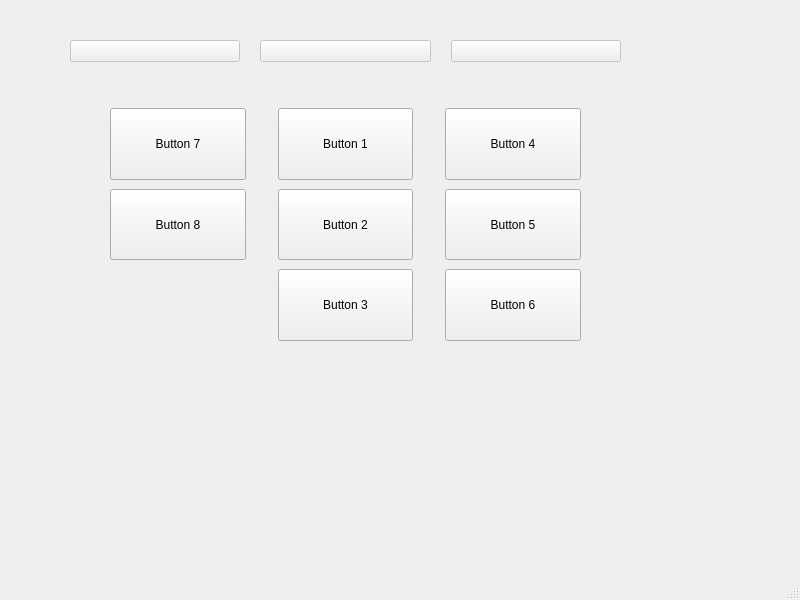
<?xml version="1.0" encoding="UTF-8"?>
<ui version="4.0">
 <class>WBSDDrinkWindow</class>
 <widget class="QMainWindow" name="WBSDDrinkWindow">
  <property name="geometry">
   <rect>
    <x>0</x>
    <y>0</y>
    <width>800</width>
    <height>600</height>
   </rect>
  </property>
  <property name="windowTitle">
   <string>Drink settings</string>
  </property>
  <widget class="QWidget" name="centralwidget">
   <widget class="QWidget" name="verticalLayoutWidget">
    <property name="geometry">
     <rect>
      <x>20</x>
      <y>20</y>
      <width>651</width>
      <height>361</height>
     </rect>
    </property>
    <layout class="QVBoxLayout" name="verticalLayout" stretch="1,0,4">
     <property name="leftMargin">
      <number>50</number>
     </property>
     <property name="topMargin">
      <number>20</number>
     </property>
     <property name="rightMargin">
      <number>50</number>
     </property>
     <property name="bottomMargin">
      <number>40</number>
     </property>
     <item>
      <layout class="QHBoxLayout" name="horizontalLayout">
       <property name="spacing">
        <number>20</number>
       </property>
       <item>
        <widget class="QPushButton" name="button9">
         <property name="enabled">
          <bool>false</bool>
         </property>
         <property name="text">
          <string/>
         </property>
        </widget>
       </item>
       <item>
        <widget class="QPushButton" name="button10">
         <property name="enabled">
          <bool>false</bool>
         </property>
         <property name="text">
          <string/>
         </property>
        </widget>
       </item>
       <item>
        <widget class="QPushButton" name="button11">
         <property name="enabled">
          <bool>false</bool>
         </property>
         <property name="text">
          <string/>
         </property>
        </widget>
       </item>
      </layout>
     </item>
     <item>
      <spacer name="verticalSpacer">
       <property name="orientation">
        <enum>Qt::Vertical</enum>
       </property>
       <property name="sizeHint" stdset="0">
        <size>
         <width>20</width>
         <height>40</height>
        </size>
       </property>
      </spacer>
     </item>
     <item>
      <layout class="QGridLayout" name="gridLayout_3" columnstretch="0,0,0,0,0">
       <property name="sizeConstraint">
        <enum>QLayout::SetDefaultConstraint</enum>
       </property>
       <property name="horizontalSpacing">
        <number>32</number>
       </property>
       <property name="verticalSpacing">
        <number>9</number>
       </property>
       <item row="1" column="0">
        <spacer name="horizontalSpacer">
         <property name="orientation">
          <enum>Qt::Horizontal</enum>
         </property>
         <property name="sizeType">
          <enum>QSizePolicy::Fixed</enum>
         </property>
         <property name="sizeHint" stdset="0">
          <size>
           <width>40</width>
           <height>20</height>
          </size>
         </property>
        </spacer>
       </item>
       <item row="2" column="2">
        <widget class="QPushButton" name="button3">
         <property name="sizePolicy">
          <sizepolicy hsizetype="Minimum" vsizetype="Expanding">
           <horstretch>0</horstretch>
           <verstretch>0</verstretch>
          </sizepolicy>
         </property>
         <property name="text">
          <string>Button 3</string>
         </property>
        </widget>
       </item>
       <item row="2" column="3">
        <widget class="QPushButton" name="button6">
         <property name="sizePolicy">
          <sizepolicy hsizetype="Minimum" vsizetype="Expanding">
           <horstretch>0</horstretch>
           <verstretch>0</verstretch>
          </sizepolicy>
         </property>
         <property name="text">
          <string>Button 6</string>
         </property>
        </widget>
       </item>
       <item row="1" column="2">
        <widget class="QPushButton" name="button2">
         <property name="sizePolicy">
          <sizepolicy hsizetype="Minimum" vsizetype="Minimum">
           <horstretch>0</horstretch>
           <verstretch>0</verstretch>
          </sizepolicy>
         </property>
         <property name="text">
          <string>Button 2</string>
         </property>
        </widget>
       </item>
       <item row="0" column="3">
        <widget class="QPushButton" name="button4">
         <property name="sizePolicy">
          <sizepolicy hsizetype="Minimum" vsizetype="Expanding">
           <horstretch>0</horstretch>
           <verstretch>0</verstretch>
          </sizepolicy>
         </property>
         <property name="text">
          <string>Button 4</string>
         </property>
        </widget>
       </item>
       <item row="0" column="2">
        <widget class="QPushButton" name="button1">
         <property name="sizePolicy">
          <sizepolicy hsizetype="Minimum" vsizetype="Minimum">
           <horstretch>0</horstretch>
           <verstretch>0</verstretch>
          </sizepolicy>
         </property>
         <property name="text">
          <string>Button 1</string>
         </property>
        </widget>
       </item>
       <item row="1" column="3">
        <widget class="QPushButton" name="button5">
         <property name="sizePolicy">
          <sizepolicy hsizetype="Minimum" vsizetype="Expanding">
           <horstretch>0</horstretch>
           <verstretch>0</verstretch>
          </sizepolicy>
         </property>
         <property name="text">
          <string>Button 5</string>
         </property>
        </widget>
       </item>
       <item row="0" column="1">
        <widget class="QPushButton" name="button7">
         <property name="sizePolicy">
          <sizepolicy hsizetype="Minimum" vsizetype="Minimum">
           <horstretch>0</horstretch>
           <verstretch>0</verstretch>
          </sizepolicy>
         </property>
         <property name="text">
          <string>Button 7</string>
         </property>
        </widget>
       </item>
       <item row="1" column="1">
        <widget class="QPushButton" name="button8">
         <property name="sizePolicy">
          <sizepolicy hsizetype="Minimum" vsizetype="Minimum">
           <horstretch>0</horstretch>
           <verstretch>0</verstretch>
          </sizepolicy>
         </property>
         <property name="text">
          <string>Button 8</string>
         </property>
        </widget>
       </item>
       <item row="1" column="4">
        <spacer name="horizontalSpacer_2">
         <property name="orientation">
          <enum>Qt::Horizontal</enum>
         </property>
         <property name="sizeType">
          <enum>QSizePolicy::Fixed</enum>
         </property>
         <property name="sizeHint" stdset="0">
          <size>
           <width>40</width>
           <height>20</height>
          </size>
         </property>
        </spacer>
       </item>
      </layout>
     </item>
    </layout>
   </widget>
  </widget>
  <widget class="QStatusBar" name="statusbar"/>
  <widget class="QMenuBar" name="menubar">
   <property name="geometry">
    <rect>
     <x>0</x>
     <y>0</y>
     <width>800</width>
     <height>21</height>
    </rect>
   </property>
  </widget>
 </widget>
 <tabstops>
  <tabstop>button1</tabstop>
  <tabstop>button2</tabstop>
  <tabstop>button3</tabstop>
  <tabstop>button4</tabstop>
  <tabstop>button5</tabstop>
  <tabstop>button6</tabstop>
  <tabstop>button7</tabstop>
  <tabstop>button8</tabstop>
  <tabstop>button9</tabstop>
  <tabstop>button10</tabstop>
  <tabstop>button11</tabstop>
 </tabstops>
 <resources/>
 <connections/>
</ui>
